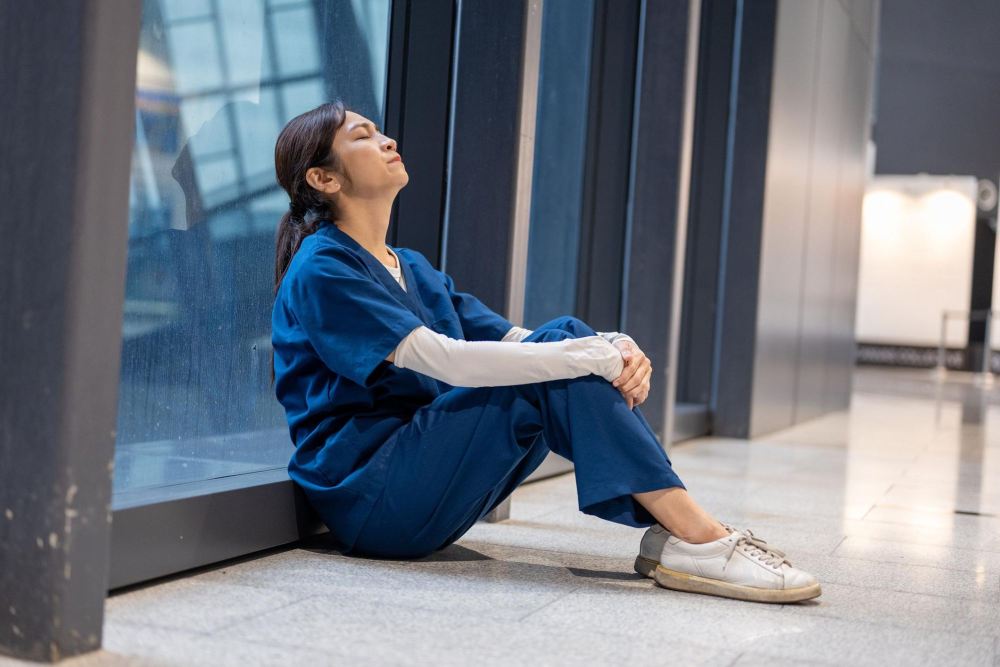
#> input picture VGC-CL01-code-lavender/assets/still1_alone.jpg, 2000 x 1333 px (shown at 1/2 size)
$ python render_stills.py
#> lines starting #> are read from the running program, lines starting #| are printed output that depends on the picture
"""Turn the three supplied stills into 8 s 1080x1920 clips with slow camera moves (no AI, no new pixels).

Each frame shows a source rectangle (x, y, w, h). If the rectangle is 9:16 it fills the frame; if it is wider,
it is shown full-width over a blurred, darkened copy of the same image. Rectangles are eased between keyframes.
Run from the project folder: python3 -I scripts/render_stills.py   -> clips/clip1.mp4, clip2.mp4, clip3.mp4 (no audio)
"""
import os
import subprocess
from PIL import Image, ImageEnhance, ImageFilter

W, H, FPS, DUR = 1080, 1920, 30, 8.0
ROOT = os.path.dirname(os.path.dirname(os.path.abspath(__file__)))

SHOTS = {
    # clip: (still, start rect, end rect, grade, seconds the move takes)  rects in source pixels; coordinates read from the stills
    "clip1": ("still1_alone.jpg", (250, 0, 1750, 1333), (580, 40, 520, 925), "night", 8.0),  # wide -> MCU on her face
    "clip2": ("still2_support.jpg", (300, 0, 1700, 1055), (720, 0, 800, 1055), "soft", 8.0),  # side shot -> closer two-shot
    "clip3": ("still3_team.jpg", (377, 300, 270, 480), (0, 0, 1024, 1024), "none", 4.3),   # face -> whole team, done before lavender fill
}


def ease(t):
    return 4 * t ** 3 if t < 0.5 else 1 - (-2 * t + 2) ** 3 / 2


def grade(im, kind):
#> called with kind = 'night'
    if kind == "night":  # darker, cooler, less saturated: the still is daytime, this only suggests night
        im = ImageEnhance.Brightness(im).enhance(0.72)
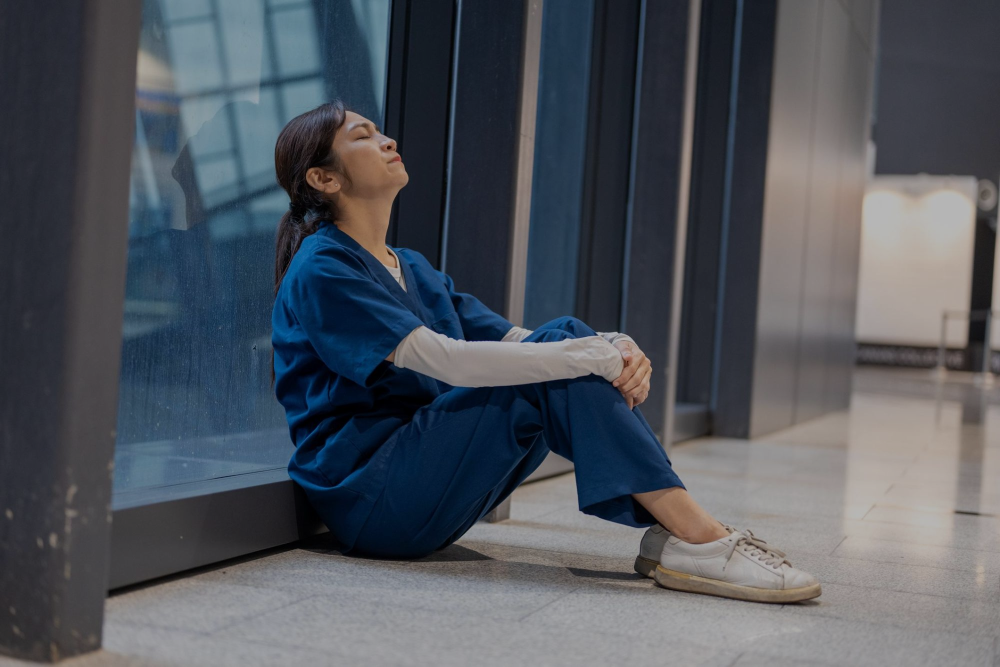
#> im: PIL image 2000x1333 RGB (shown at 1/2 size); mean R, G, B 79.6, 84.4, 92
        im = ImageEnhance.Color(im).enhance(0.8)
        r, g, b = im.split()
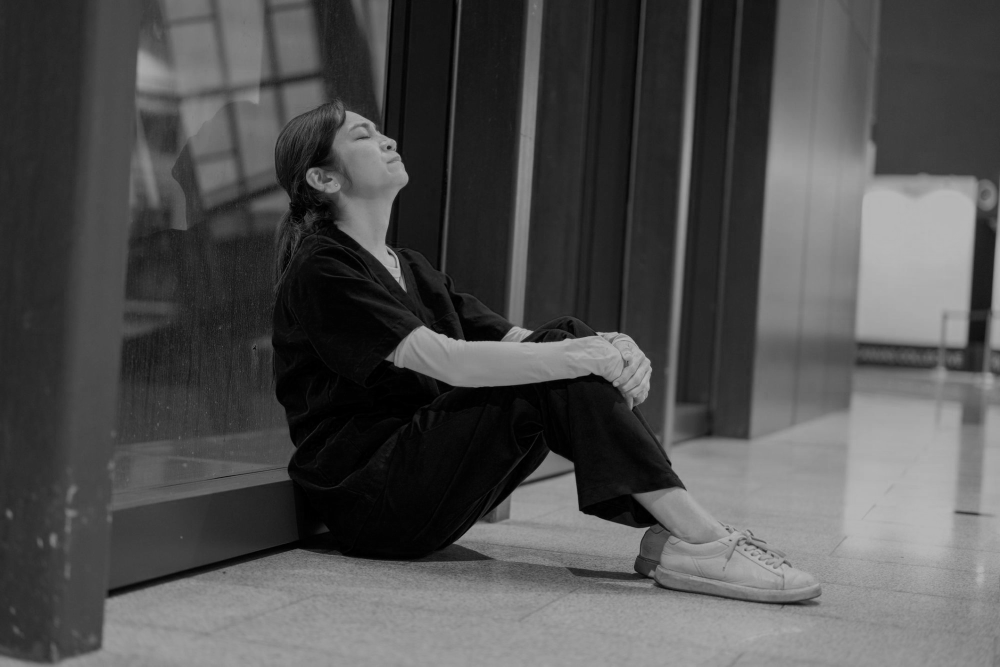
#> r: PIL image 2000x1333 L (shown at 1/2 size); min 0, max 183, mean 80.1
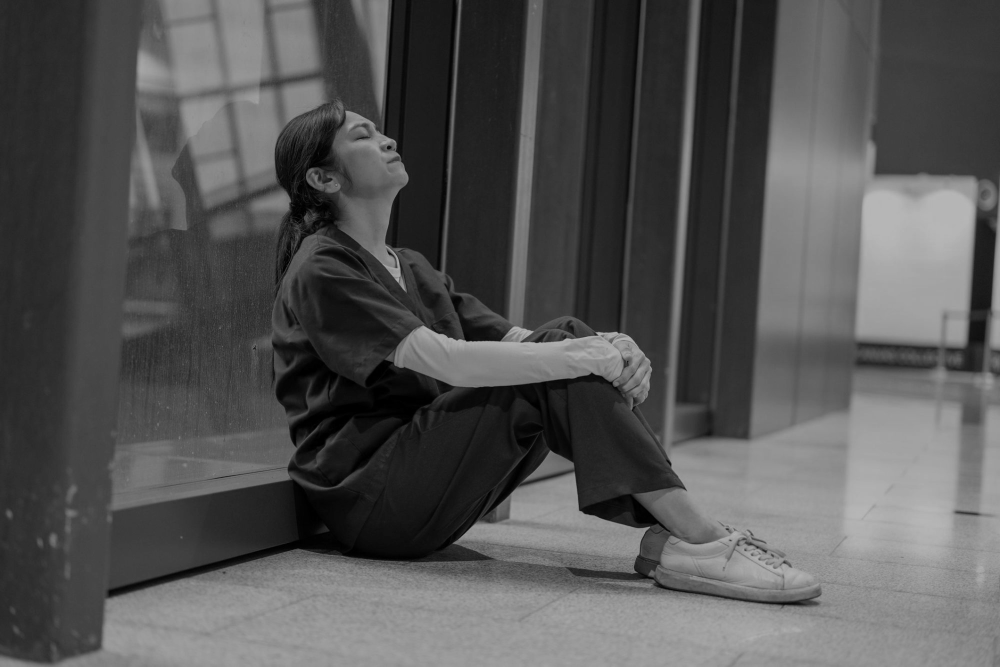
#> g: PIL image 2000x1333 L (shown at 1/2 size); min 0, max 183, mean 84
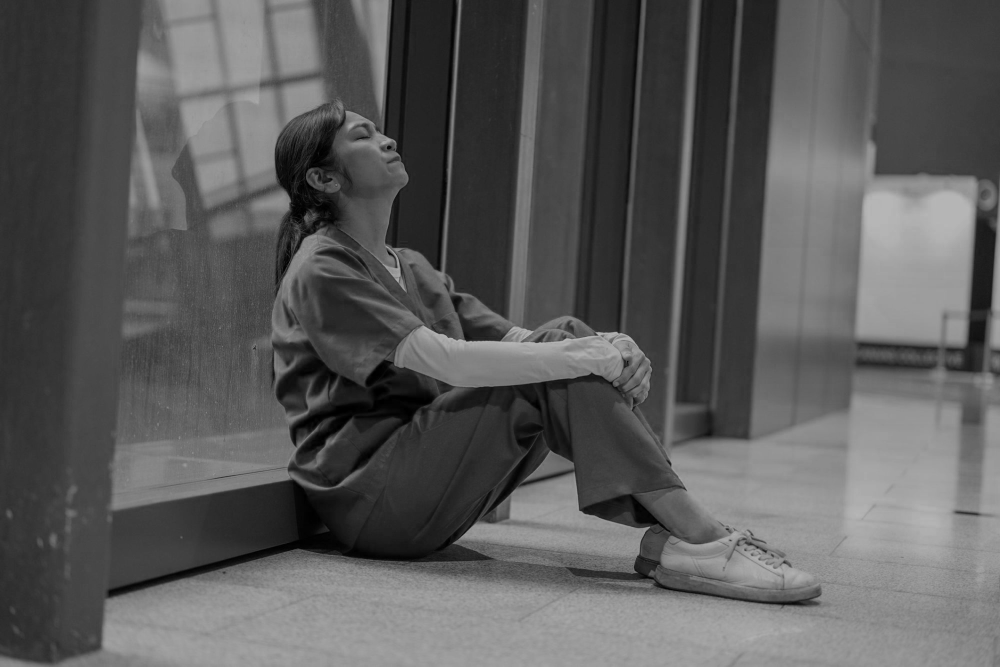
#> b: PIL image 2000x1333 L (shown at 1/2 size); min 0, max 182, mean 90
        im = Image.merge("RGB", (r.point(lambda v: v * 0.93), g, b.point(lambda v: min(255, v * 1.06 + 4))))
    elif kind == "soft":
        im = ImageEnhance.Contrast(im).enhance(0.95)
    return im


def render(name, still, a, b, kind, move_s):
    src = grade(Image.open(os.path.join(ROOT, "assets", still)).convert("RGB"), kind)
    # blurred backdrop for letterbox areas (cover-fit, blurred, darkened)
    sw, sh = src.size
#> sw = 2000; sh = 1333
    s = max(W / sw, H / sh)
#> s = 1.44
    bg = src.resize((int(sw * s), int(sh * s)), Image.BILINEAR)
    bg = bg.crop(((bg.width - W) // 2, (bg.height - H) // 2, (bg.width - W) // 2 + W, (bg.height - H) // 2 + H))
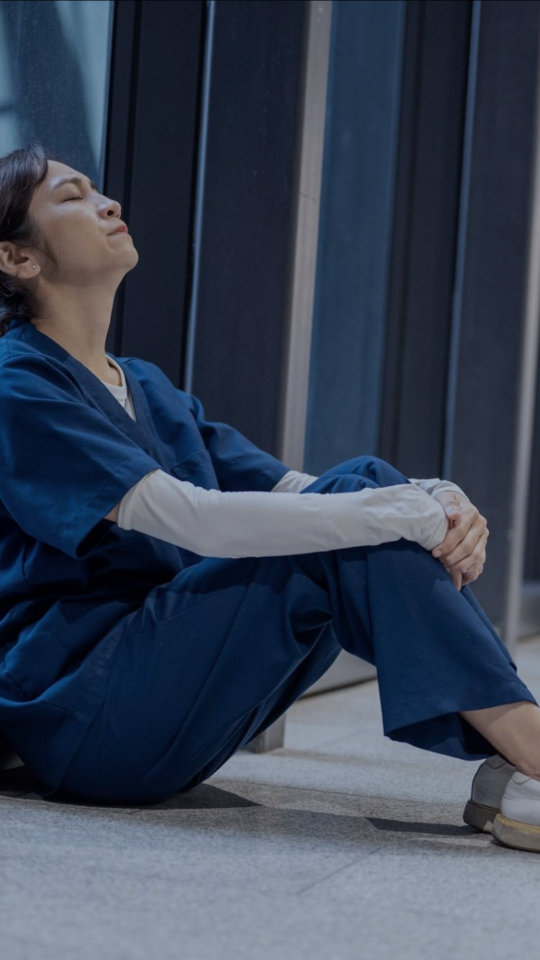
#> bg: PIL image 1080x1920 RGB (shown at 1/2 size); mean R, G, B 56.7, 67, 84.3
    bg = ImageEnhance.Brightness(bg.filter(ImageFilter.GaussianBlur(60))).enhance(0.55)
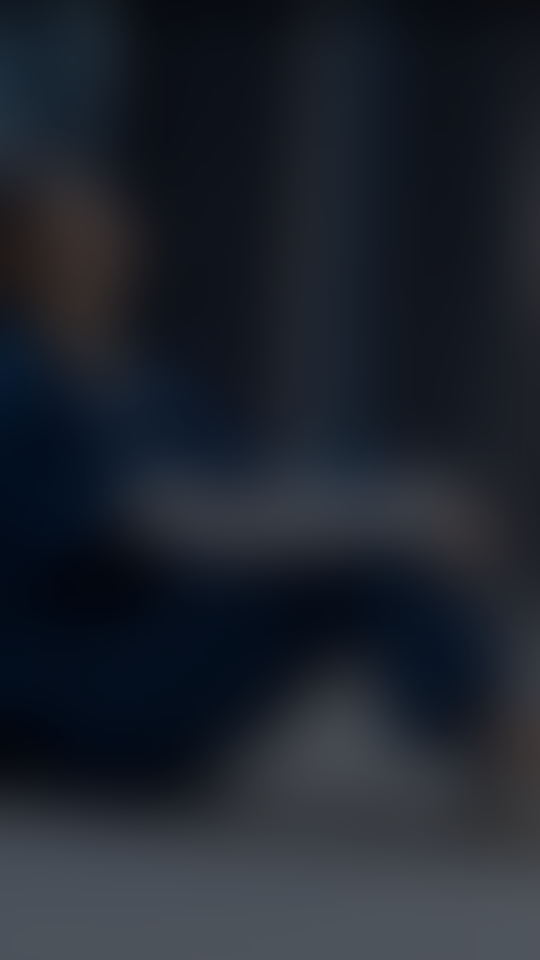
#> bg: PIL image 1080x1920 RGB (shown at 1/2 size); mean R, G, B 30.6, 36.3, 45.7
    out = os.path.join(ROOT, "clips", f"{name}.mp4")
#> (the run stopped early here; a loop or call above may not have finished)
